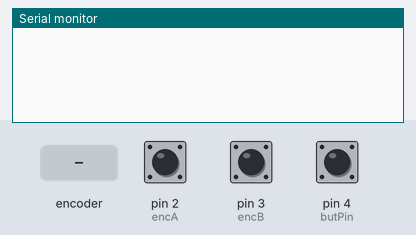
The sketch below on a simulated Arduino Uno, built with avr-gcc and run on an emulated ATmega328P. Shown: the last lines printed to the serial monitor. Inputs (shaded band) come from the test bench; at power-on: pin 4 (butPin) HIGH, pin 2 (encA) HIGH, pin 3 (encB) HIGH.

Above: at 1.2 s.
1.3 s: rotary encoder on pin 2 (encA) / pin 3 (encB) turned 2 steps (second pin leading)
At 2.8 s:
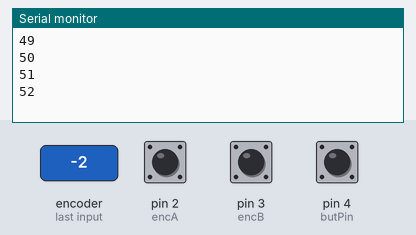
3.2 s: pin 4 (butPin) pulled LOW for 0.15 s
At 4.0 s:
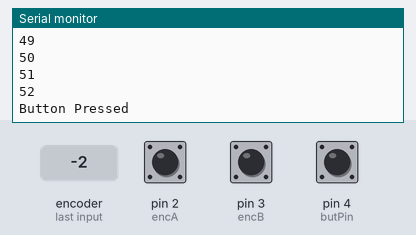
4.8 s: rotary encoder on pin 2 (encA) / pin 3 (encB) turned 2 steps (second pin leading)
At 5.7 s:
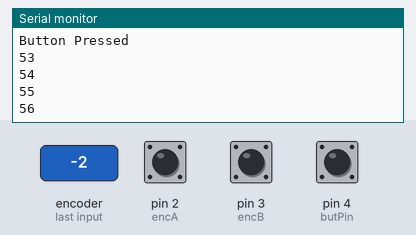
Timing chart, 0 to 7.8 s (numbered marks = the images above; inputs shaded):
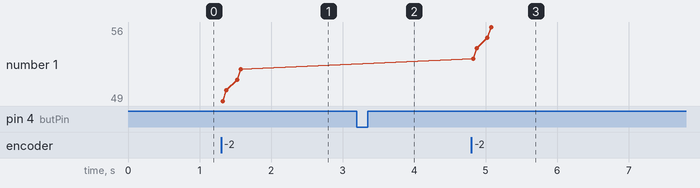

Measured:
- after the input at 1.3 s, the serial monitor: prints a new line at once (image 1)
- after the input at 3.2 s, the serial monitor: prints a new line at once (image 2)
- after the input at 4.8 s, the serial monitor: prints a new line at once (image 3)
- plotted number 1: 52 → 56 after the input at 4.8 s

The sketch:

encoder-inturrupts.ino
```cpp
/*
   Basic Example for Encoder using interupts

   Code for working with the rotary pushbutton encoders
   which come with a breakout board

   The buttons in these encoders are high when not pressed

   PLEASE NOTE
   ------------
   Pins 2 and 3 on the Arduino Uno are the only two inturrupt
   pins on the controller, is you use any other pins this code
   will not work
*/
int encA = 2;
int encB = 3;
int encAVal = 0;
int encBVal = 0;
int lastAVal = 0;
int lastBVal = 0;
// button
int butPin = 4;
int butVal = 0;
int lastButVal = 0;
// the value which the encoder adjusts
int value = 50;

void setup() {
  // put your setup code here, to run once:
  Serial.begin(57600);
  pinMode(encA, INPUT);
  pinMode(encB, INPUT);
  digitalWrite(encA, HIGH); // set internal pull-up resistors
  digitalWrite(encB, HIGH);
  pinMode(butPin, INPUT);
  attachInterrupt(digitalPinToInterrupt(encA), isr, CHANGE);// pin 2
}

void isr() {
  lastAVal = encAVal;
  lastBVal = encBVal;
  encAVal = digitalRead(encA);
  encBVal = digitalRead(encB);
  if (encAVal == encBVal) {
    if (encAVal == HIGH) {
      if (lastAVal == LOW) {
        value++;
      }
      else {
        value--;
      }
    }
    else {
      if (lastAVal == LOW) {
        value--;
      }
      else {
        value++;
      }
    }
    Serial.println(value);
  }
}

void loop() {
  lastButVal = butVal;
  butVal = digitalRead(butPin);
  if (butVal == 0 && lastButVal == 1) {
    Serial.println("Button Pressed");
  }
}
```
